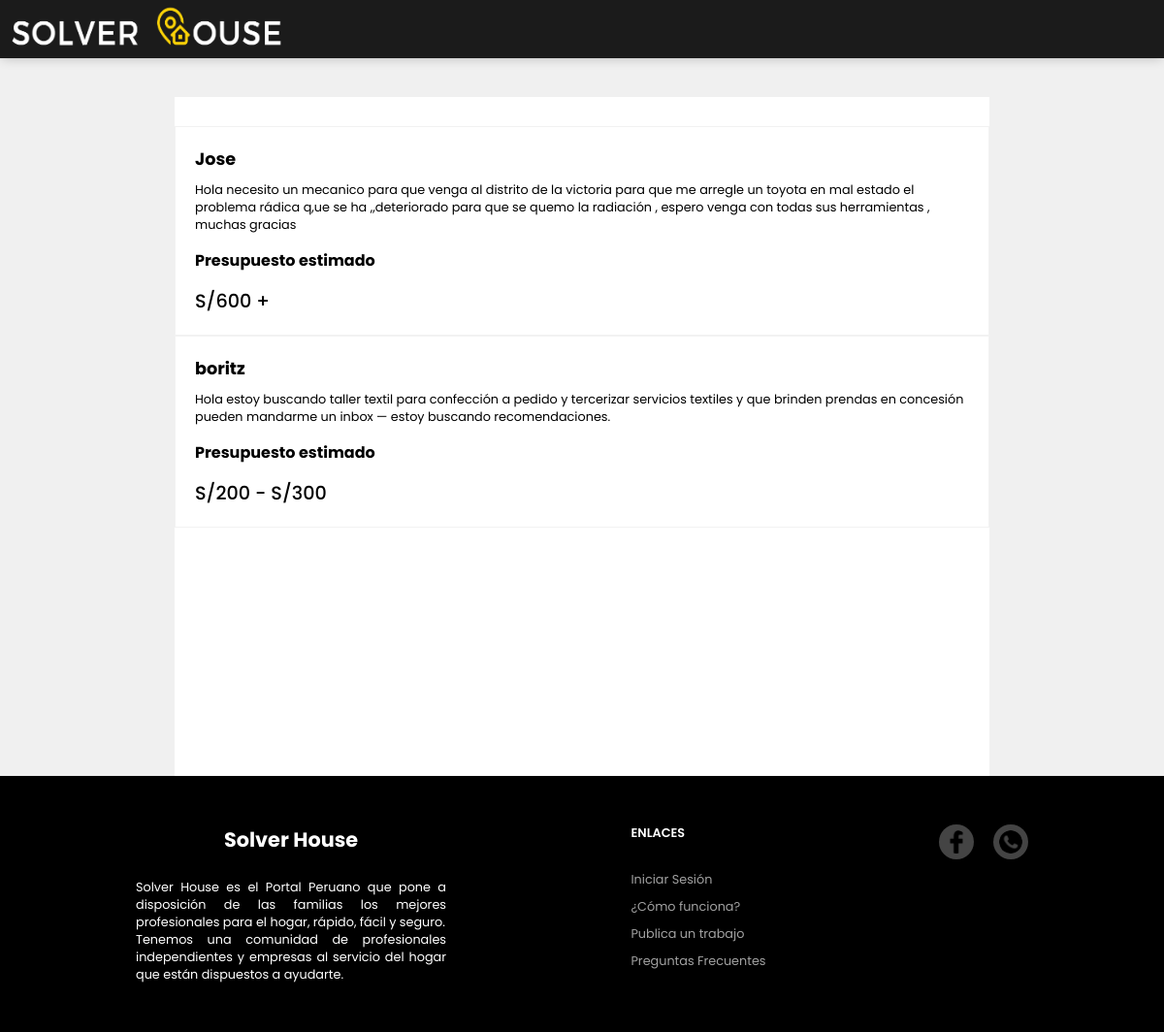
/postulacion.php?filtro=6, run on the app's committed database.
### tables this page shows
CREATE TABLE `cliente_post` (
  `id_post` int(11) NOT NULL,
  `id_cliente` int(11) DEFAULT NULL,
  `Nombre` varchar(80) NOT NULL,
  `Descripcion` text NOT NULL,
  `Foto1` varchar(500) DEFAULT NULL,
  `Foto2` varchar(500) DEFAULT NULL,
  `Foto3` varchar(500) DEFAULT NULL,
  `Presupuesto` varchar(80) NOT NULL,
  `Solicitud` varchar(50) NOT NULL,
  `Tipo` varchar(80) NOT NULL,
  `Profesion` varchar(80) NOT NULL,
  `celular` int(11) NOT NULL,
  `correo` varchar(100) NOT NULL,
  `can_credito` int(11) DEFAULT NULL,
  `Estado` varchar(10) NOT NULL DEFAULT 'off'
);

CREATE TABLE `cliente` (
  `id_cliente` int(11) NOT NULL,
  `Nombre` varchar(80) NOT NULL,
  `Apellido` varchar(100) NOT NULL,
  `Correo` varchar(50) NOT NULL,
  `Celular` int(11) NOT NULL,
  `Distrito` varchar(80) NOT NULL,
  `Perfil` varchar(1000) NOT NULL DEFAULT 'user.png',
  `Contraseña` varchar(500) NOT NULL,
  `Tipo` varchar(20) NOT NULL DEFAULT 'Cliente'
);

### postulacion.php (called while the page is built)
<?php session_start();
require 'conexion.php';
 require 'menu/menu_s.php';
$filtro = isset($_GET['filtro']) ? (String)$_GET['filtro'] : false;
  if($filtro==''){
	$consultapost=$conexion->query("select*from postulado INNER JOIN cliente_post on postulado.id_post = cliente_post.id_post where id_trabajador='{$_SESSION['usuario']}'");
   $rowpost=$consultapost->fetchAll(PDO::FETCH_ASSOC);
  }else{
  	$consultapost=$conexion->query("SELECT*FROM cliente_post INNER JOIN cliente ON cliente.id_cliente=cliente_post.id_cliente WHERE cliente_post.Profesion = '$filtro' ");
   $rowpost=$consultapost->fetchAll(PDO::FETCH_ASSOC);
  }
   require 'trabajador/postulacion.v.php';
   require 'menu/footer.php';
 ?>

### trabajador/postulacion.v.php (the view, shortened to what this page needs)
<!DOCTYPE html>
<html>
<head>
	<link rel="stylesheet" type="text/css" href="css/index.css">
</head>
<body>
   <section class="post-trabajos">
   	   <div class="caja-post">
         <?php foreach ($rowpost as $datopost): ?>
           <a href="trabajo-vista.php?id=<?php echo $datopost['id_post'];  ?>"  class="post-t">
          <h1><?php echo $datopost['Nombre']; ?></h1>
          <p><?php echo $datopost['Descripcion']; ?></p>
          <h4 style="padding: 15px 0" >Presupuesto estimado</h4>
          <span><?php echo $datopost['Presupuesto']; ?></span>
         </a>
         <?php endforeach ?>
   	   </div>
   </section>
</body>
</html>

### menu/css/menu.css (style rules this page uses)
* { margin: 0; box-sizing: border-box; }

### css/index.css (style rules this page uses)
* { margin: 0; font-family: 'Poppins', sans-serif; box-sizing: border-box; }
.post-trabajos { padding-top: 100px; width: 100%; min-height: 100vh; display: flex; justify-content: space-around; background:#F0F0F0; }
.caja-post { width: 70%; background: white; padding: 30px 0; }
.post-t { width: 100%; display: block; padding: 20px; text-decoration: none; color: black; transition: 0.5s; border:1px solid #f2f2f2; }
.post-t > span { font-weight: 500; font-size: 1.2rem; }
.post-t h4 { font-size: 1rem; padding: 8px 0; }
.post-t h1 { font-size: 1.1rem; margin-bottom: 10px; }
.post-t > p { font-size: .8rem; }

### data on the page
cliente_post: id_cliente.Nombre "Jose", Descripcion "Hola necesito un mecanico para que venga al distrito de la victoria para que me arregle un toyota en mal estado el problema rádica q,ue se ha ,,deteriorado para que se quemo la radiación , espero venga con todas sus herramientas , muchas gracias", Presupuesto "S/600 +"
cliente_post: id_cliente.Nombre "boritz", Descripcion "Hola estoy buscando taller textil para confección a pedido y tercerizar servicios textiles y que brinden prendas en concesión pueden mandarme un inbox — estoy buscando recomendaciones.", Presupuesto "S/200 - S/300"
